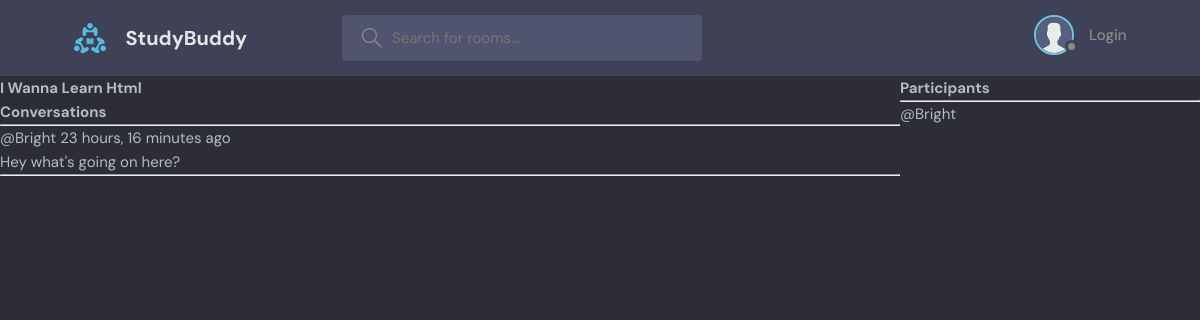
Page /room/3/ on the committed database.
### app/models.py (models this page shows, shortened)
class Room(models.Model):
    host = models.ForeignKey(User, on_delete=models.SET_NULL, null=True)
    topic = models.ForeignKey(Topic, on_delete=models.SET_NULL, null=True)
    name = models.CharField(max_length=200, null=True, blank=True)
    description = models.TextField(null=True, blank=True)
    participants = models.ManyToManyField(User, related_name='participants', blank=True)
    updated = models.DateTimeField(auto_now_add=True)
    created = models.DateTimeField(auto_now_add=True)
    class Meta:
        ordering = ['-updated', '-created']

class Message(models.Model):
    user = models.ForeignKey(User, on_delete=models.CASCADE)
    room = models.ForeignKey(Room, on_delete=models.CASCADE)
    body = models.TextField()
    updated = models.DateTimeField(auto_now_add=True)
    created = models.DateTimeField(auto_now_add=True)

### app/views.py (the view)
# urls.py: path('room/<str:pk>/', views.room, name='room'),
def room(request, pk):
    room = Room.objects.get(id=pk)
    room_messages = room.message_set.all().order_by('-created')
    participants = room.participants.all()
    if request.method == 'POST':
        message = Message.objects.create(user=request.user, room=room, body=request.POST.get('body'))
        room.participants.add(request.user)
        return redirect('room', pk=room.id)
    context = {'room': room, 'room_messages': room_messages, 'participants': participants}
    return render(request, 'room.html', context)

### templates/room.html (shortened to what this page needs)
{% extends 'main.html' %}
{% block content %}
<div class="room-container">
    <div>
        <h1>{{room.name|title}}</h1>
        <div class="comment-wrapper">
            <h3>Conversations</h3>
            <hr>
            {% for message in room_messages %}
            <div>
                <small>@{{message.user|title}} {{message.created|timesince}} ago</small>
                <p>{{message.body}}</p>
                <hr>
            </div>
            {% endfor %}
        </div>
    </div>
    <div>
        <h3>Participants</h3>
        <hr>
        {% for participant in participants %}
        <div>
            <p>@{{participant.username|title}}</p>
        </div>
        {% endfor %}
    </div>
</div>
{% endblock %}

### static/css/style.css (style rules this page uses)
:root { --color-main: #71c6dd; --color-main-light: #e1f6fb; --color-dark: #3f4156; --color-dark-medium: #51546e; --color-dark-light: #696d97; --color-light: #e5e5e5; --color-gray: #8b8b8b; --color-light-gray: #b2bdbd; --color-bg: #2d2d39; --color-success: #5dd693; --color-error: #fc4b0b; }
* { font-family: "DM Sans", -apple-system, BlinkMacSystemFont, "Segoe UI", Roboto, Oxygen, Ubuntu, Cantarell, "Open Sans", "Helvetica Neue", sans-serif; margin: 0; padding: 0; box-sizing: border-box; text-rendering: optimizeLegibility; font-size: inherit; }
html { font-size: 56.25%; }
@media only screen and (min-width: 1200px) { html { font-size: 62.5%; } }
body { line-height: 1.6; font-weight: 400; font-size: 1.5rem; color: var(--color-light-gray); background-color: var(--color-bg); min-height: 100vh; }

### templates/room.html (style rules this page uses)
.room-container { display: grid; grid-template-columns: 3fr 1fr; }

### rows in the picture
Room: name "I Wanna Learn Html"
Message: user "Bright", created "23 hours, 16 minutes", body "Hey what's going on here?"

### other values in the picture
{{ participant.username|title }} "Bright"
